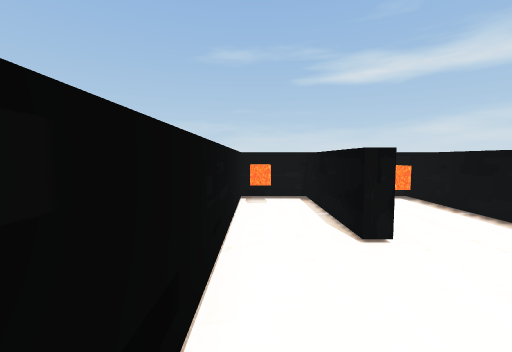
view 1 (above)

15 first-person views from a walk through a Unity game level. The camera is 1.4 m above the floor, tilts 4° down and sees 90° across. The floor is counted in squares, 1 m on a side. Each view is taken from the middle of a square. On the plan, view 1 faces up. The plan holds only what a view shows up to about 13 squares ahead; the rest is blank.

view 2
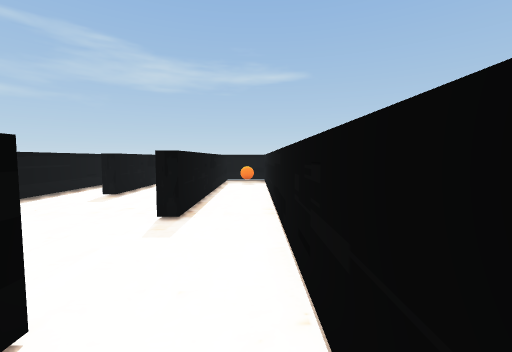

view 3
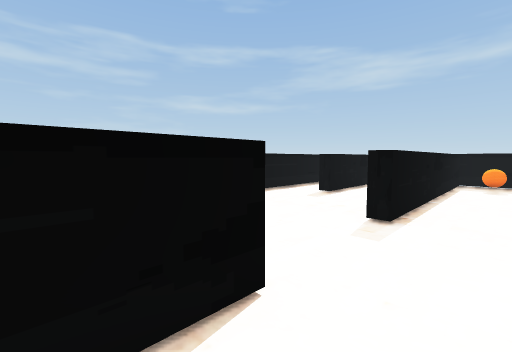

view 4
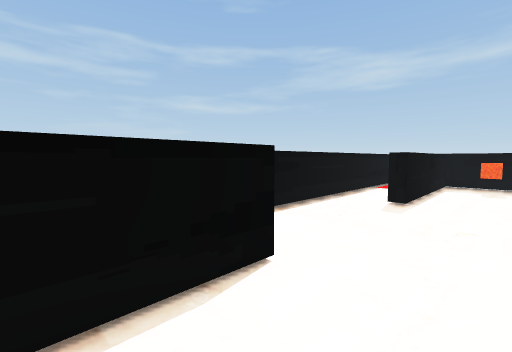

view 5
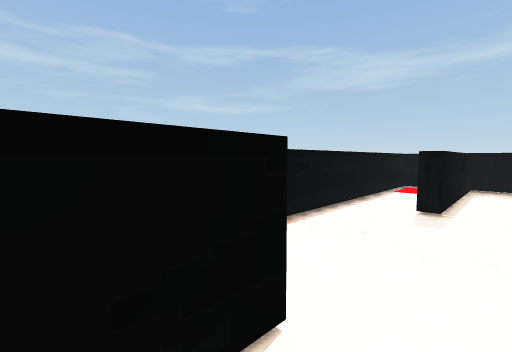

view 6
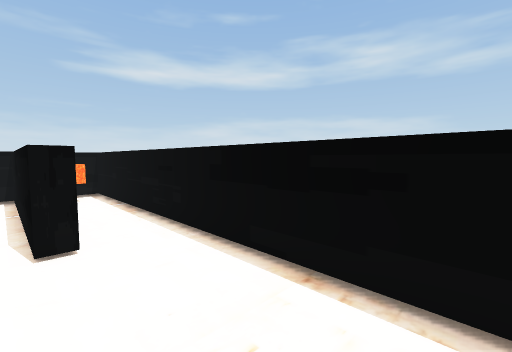

view 7
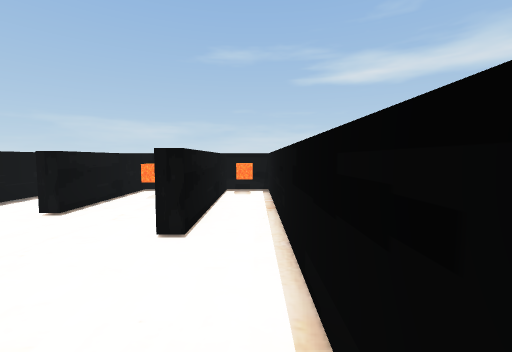

view 8
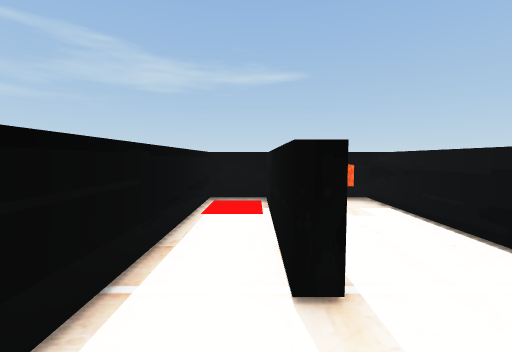

view 9
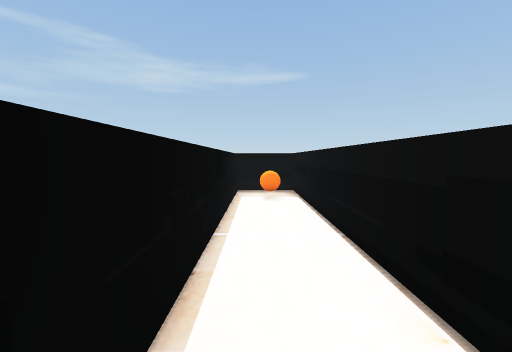

view 10
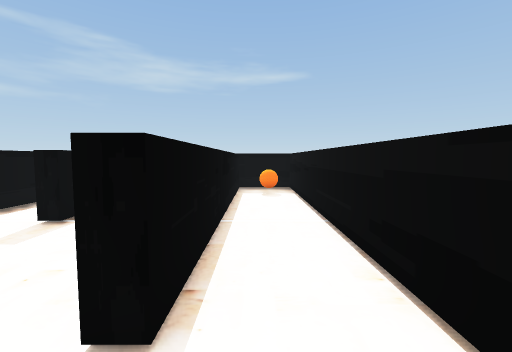

view 11
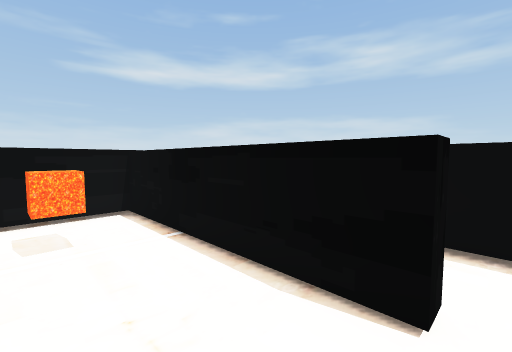

view 12
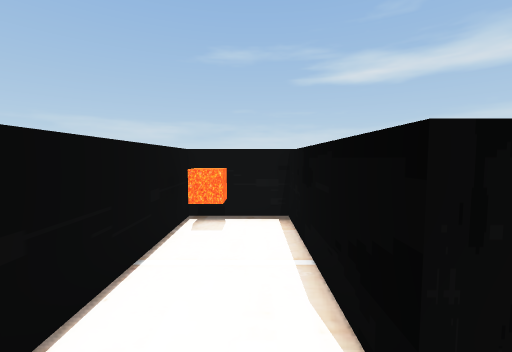

view 13
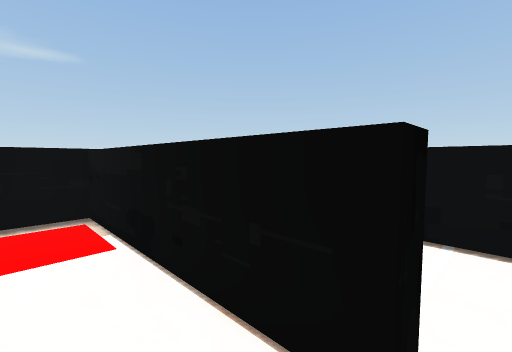

view 14
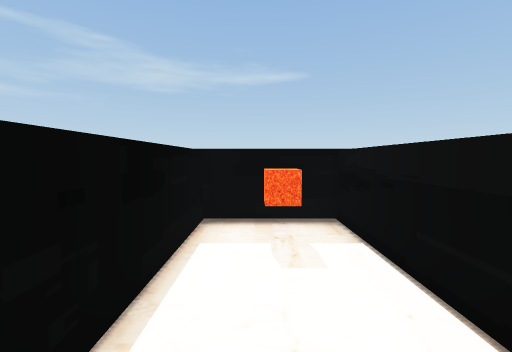

view 15
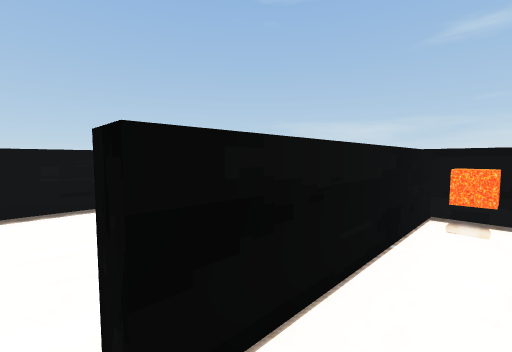

### Floor plan
Points are (right, up) in squares from view 1. A wall is a line through its corners. A room is listed if a view was taken in it or the views show most of it. See-through windows are left out.
Room 1 (views 1, 2, 3, 4, 5, 6, 7, 8, 9, 10, 11, 12, 13, 14, 15)
walls: (2.2, -2.9) (2.2, -9.5); (2.2, 8.8) (2.2, 4.1) (1.7, 4.1) (1.7, 8.8); (5.8, 8.8) (5.8, 2.4) (5.3, 2.4) (5.3, 8.8); (1.7, -9.5) (1.7, 0.3) (2.2, 0.3); (5.5, -9.5) (7.5, -9.5) (7.5, 8.7) (-0.5, 8.7) (-0.5, -9.5) (5.3, -9.5) (5.3, -3.4) (5.8, -3.4) (5.8, -9.5)
objects: other object (0, -8) to (1, -8); other object (0, 8); other object (4, -8); other object (4, 7); other object (7, 8)

Where each view was taken, in squares from view 1:
view 1: 0 up, 0 right, facing up
view 2: 6 up, 0 right, facing down
view 3: 6 up, 0 right, facing down-right
view 4: 5 up, 3 right, facing down-right
view 5: 4 up, 4 right, facing down-right
view 6: 2 down, 5 right, facing up-right
view 7: 2 down, 7 right, facing up
view 8: 1 down, 6 right, facing down
view 9: 1 up, 1 right, facing down
view 10: 2 up, 1 right, facing down
view 11: 2 up, 3 right, facing up-right
view 12: 3 up, 1 right, facing up
view 13: 3 down, 7 right, facing down-left
view 14: 4 down, 4 right, facing down
view 15: 2 up, 7 right, facing up-left
